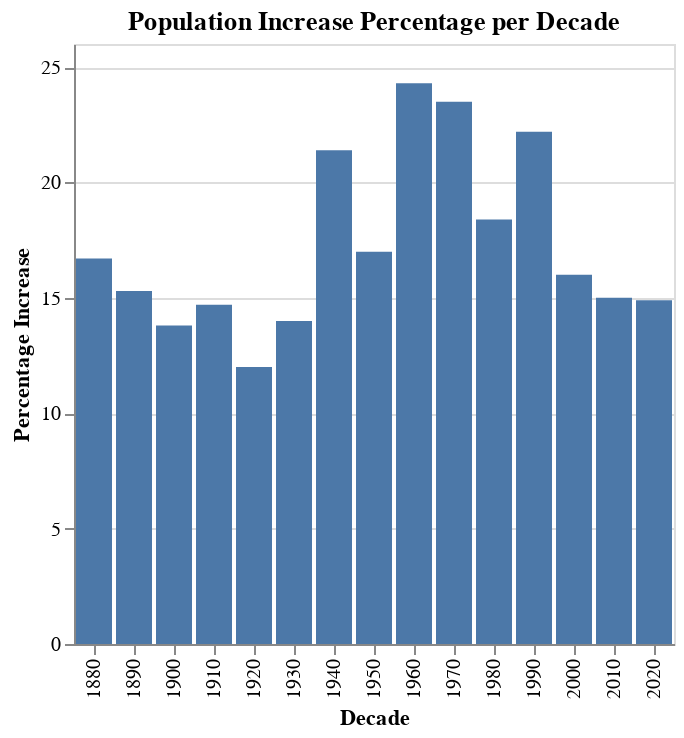

The cell this chart's notebook holds for it:
### Code cell
# prompt: Using dataframe df1: generate a code where it should represent the bar graph of population increased per 10 years use percentage

import altair as alt

# Create a bar chart of population increase percentage per decade
chart = alt.Chart(df1).mark_bar().encode(
    x=alt.X('Decade:N', title='Decade'),  # Use 'Decade' for the x-axis
    y=alt.Y('PERCENTAGE:Q', title='Percentage Increase'),
    tooltip=['Decade', 'PERCENTAGE'] # Show both Decade and Percentage on hover
).properties(
    title='Population Increase Percentage per Decade'
)

chart

### Figure 1 — Vega-Lite specification as saved in the notebook (floating-point values rounded to 4 significant figures)
{"config": {"view": {"continuousWidth": 300, "continuousHeight": 300}}, "data": {"name": "data-293c2f6c2cf68fdb710120b36332646d"}, "mark": {"type": "bar"}, "encoding": {"tooltip": [{"field": "Decade", "type": "quantitative"}, {"field": "PERCENTAGE", "type": "quantitative"}], "x": {"field": "Decade", "title": "Decade", "type": "nominal"}, "y": {"field": "PERCENTAGE", "title": "Percentage Increase", "type": "quantitative"}}, "title": "Population Increase Percentage per Decade", "$schema": "https://vega.github.io/schema/vega-lite/v5.20.1.json", "datasets": {"data-293c2f6c2cf68fdb710120b36332646d": [{"YEAR": 1872, "POPULATION": 296045, "INCREASE": null, "PERCENTAGE": null, "Decade": 1870}, {"YEAR": 1881, "POPULATION": 355512, "INCREASE": 59470.0, "PERCENTAGE": 16.7, "Decade": 1880}, {"YEAR": 1891, "POPULATION": 419818, "INCREASE": 64310.0, "PERCENTAGE": 15.3, "Decade": 1890}, {"YEAR": 1901, "POPULATION": 487377, "INCREASE": 66560.0, "PERCENTAGE": 13.8, "Decade": 1900}, {"YEAR": 1911, "POPULATION": 570878, "INCREASE": 83500.0, "PERCENTAGE": 14.7, "Decade": 1910}, {"YEAR": 1921, "POPULATION": 648654, "INCREASE": 77780.0, "PERCENTAGE": 12.0, "Decade": 1920}, {"YEAR": 1931, "POPULATION": 754421, "INCREASE": 105800.0, "PERCENTAGE": 14.0, "Decade": 1930}, {"YEAR": 1941, "POPULATION": 959675, "INCREASE": 205300.0, "PERCENTAGE": 21.4, "Decade": 1940}, {"YEAR": 1951, "POPULATION": 1159559, "INCREASE": 198600.0, "PERCENTAGE": 17.0, "Decade": 1950}, {"YEAR": 1961, "POPULATION": 153202, "INCREASE": 372500.0, "PERCENTAGE": 24.3, "Decade": 1960}, {"YEAR": 1971, "POPULATION": 2003097, "INCREASE": 471000.0, "PERCENTAGE": 23.5, "Decade": 1970}, {"YEAR": 1981, "POPULATION": 2455365, "INCREASE": 452300.0, "PERCENTAGE": 18.4, "Decade": 1980}, {"YEAR": 1991, "POPULATION": 3154704, "INCREASE": 699300.0, "PERCENTAGE": 22.2, "Decade": 1990}, {"YEAR": 2001, "POPULATION": 3757356, "INCREASE": 602700.0, "PERCENTAGE": 16.0, "Decade": 2000}, {"YEAR": 2011, "POPULATION": 4426259, "INCREASE": 670300.0, "PERCENTAGE": 15.0, "Decade": 2010}, {"YEAR": 2021, "POPULATION": 5200000, "INCREASE": 773700.0, "PERCENTAGE": 14.9, "Decade": 2020}]}}
